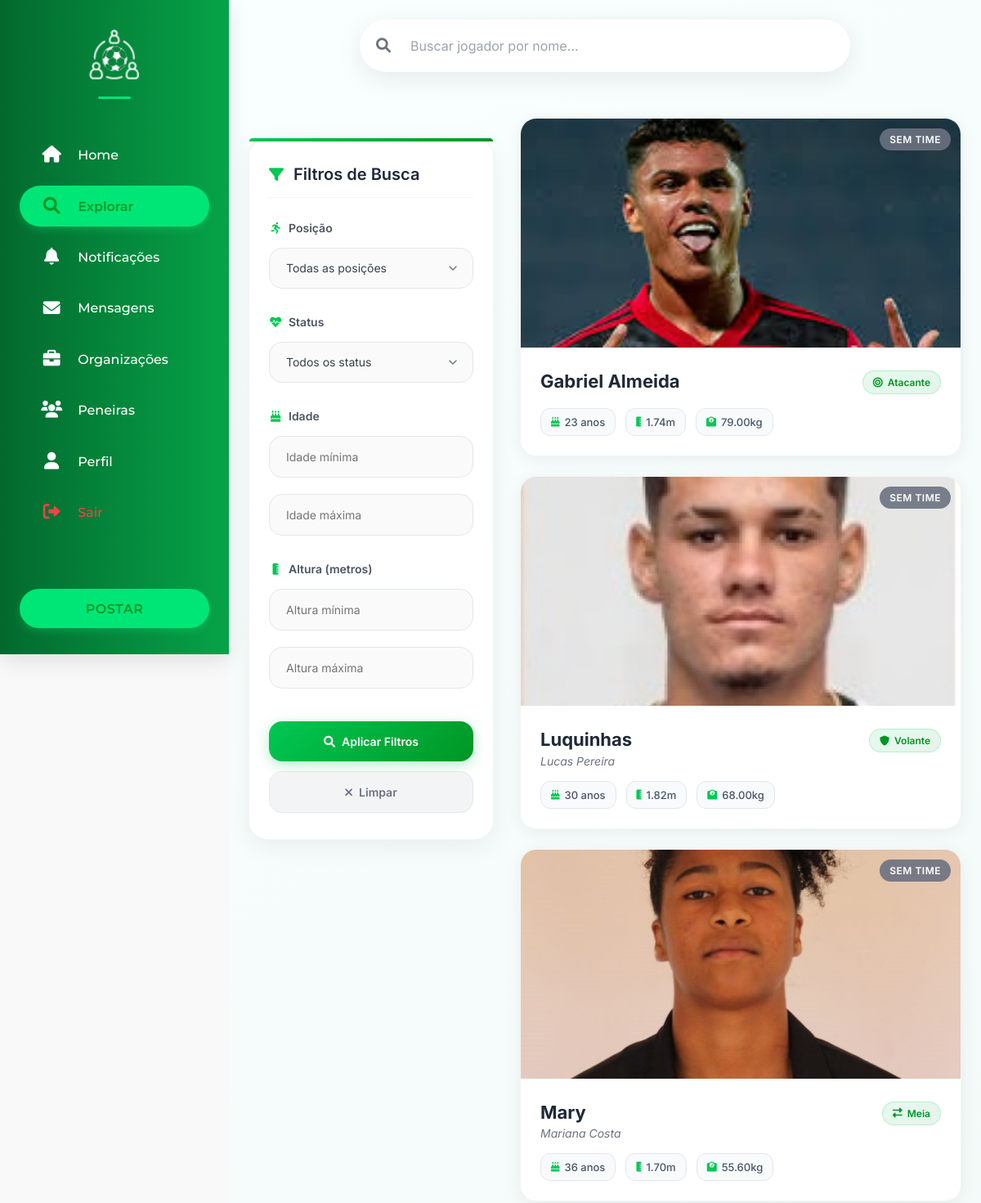
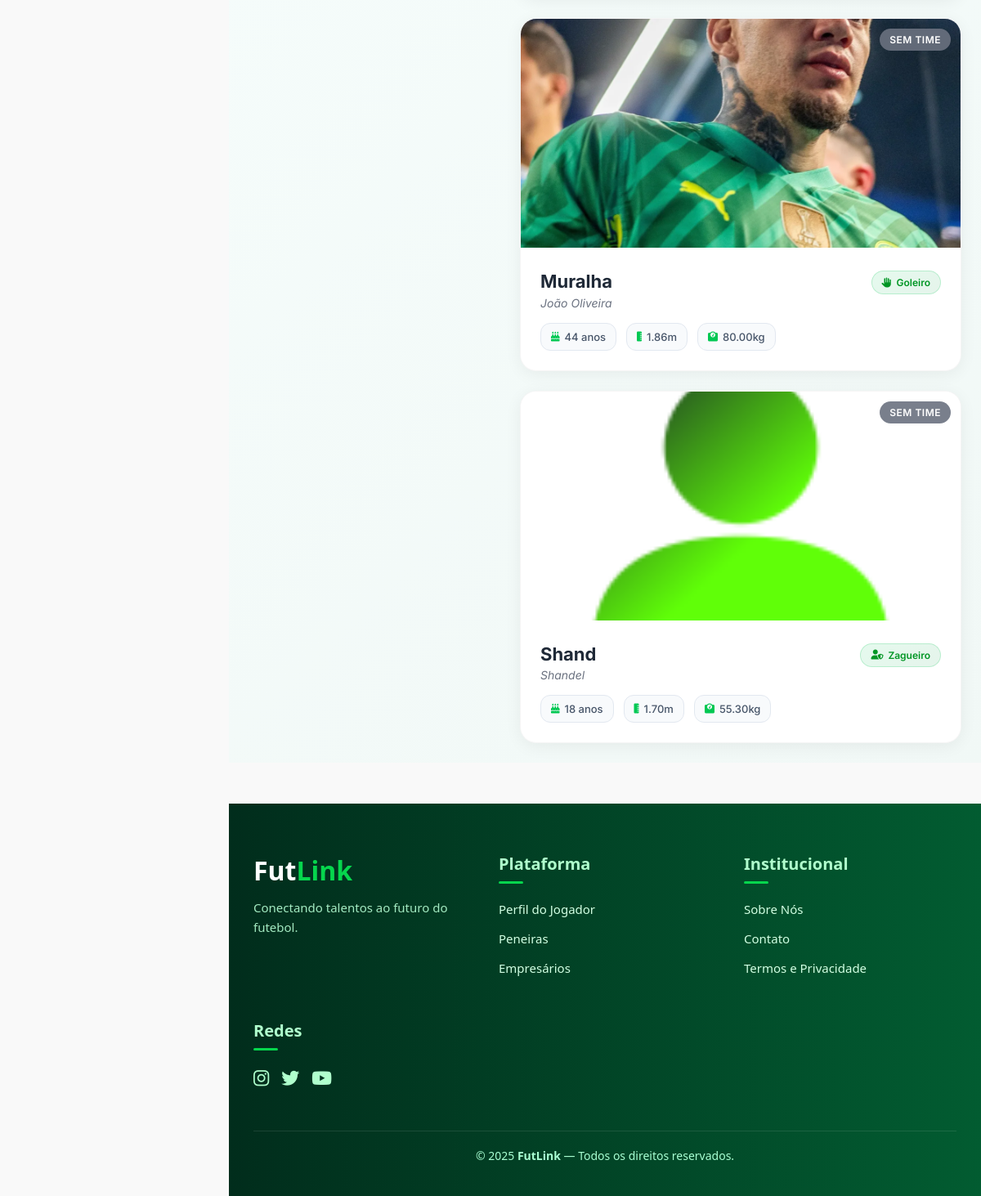
The app's page /app/views/buscaJogadores.php (signed in) with its own data (2 pictures, top to bottom).
### tables this page shows
CREATE TABLE `tbl_jogador` (
  `id_jogador` int(11) NOT NULL,
  `id_user` int(11) NOT NULL,
  `id_time` int(11) DEFAULT NULL,
  `apelido` varchar(250) DEFAULT NULL,
  `altura` decimal(5,2) NOT NULL,
  `peso` decimal(5,2) NOT NULL,
  `posicao` varchar(150) DEFAULT 'Atacante',
  `estiloJogo` varchar(250) NOT NULL,
  `pe_dominante` varchar(100) NOT NULL,
  `descricao` varchar(1000) NOT NULL,
  `data_inicio_time` date DEFAULT NULL,
  `status` enum('sem time','ativo','lesionado','suspenso') DEFAULT 'sem time'
);

CREATE TABLE `tbl_usuarios` (
  `id_user` int(11) NOT NULL,
  `nome` varchar(150) NOT NULL,
  `email` varchar(200) NOT NULL,
  `senha` varchar(150) NOT NULL,
  `data_nasc` date NOT NULL,
  `genero` enum('masculino','feminino','outro','prefiro não dizer') DEFAULT NULL,
  `foto_perfil` varchar(200) DEFAULT NULL,
  `telefone` varchar(15) DEFAULT NULL,
  `bio` text DEFAULT NULL,
  `rede_social` longtext DEFAULT NULL CHECK (json_valid(`rede_social`)),
  `cep` varchar(20) DEFAULT NULL,
  `rua` varchar(100) DEFAULT NULL,
  `bairro` varchar(100) DEFAULT NULL,
  `cidade` varchar(100) DEFAULT NULL,
  `estado` varchar(100) DEFAULT NULL,
  `status` enum('ativo','suspenso','desativado') DEFAULT 'ativo',
  `created_at` datetime DEFAULT current_timestamp(),
  `updated_at` datetime DEFAULT current_timestamp() ON UPDATE current_timestamp()
);

### app/views/buscaJogadores.php (the view, shortened to what this page needs)
<?php
include("../views/topo.php");
include("navbar-social.php");
require("../../config/connect.php");
?>
<link rel="stylesheet" href="../../public/css/buscaJogadores.css">
<link rel="stylesheet" href="https://cdnjs.cloudflare.com/ajax/libs/font-awesome/6.0.0-beta3/css/all.min.css">
<div class="jogadores-page">
    <div class="container">
        <div class="barraPesquisa">
            <div class="pesquisaContainer">
                <form method="GET" action="../controllers/buscaJogadores.act.php">
                    <input type="text" name="apelido" placeholder="Buscar jogador por nome..." />
                    <button type="submit"><i class="fas fa-search"></i></button>
                </form>
            </div>
        </div>
        <div class="filtrosAvancados">
            <h3><i class="fas fa-filter"></i>Filtros de Busca</h3>
            <form method="GET" action="">
                <div class="filter-group">
                    <label class="filter-label">
                        <i class="fas fa-running"></i>
                        Posição
                    </label>
                    <select name="posicao">
                        <option value="">Todas as posições</option>
                    </select>
                </div>
                <div class="filter-group">
                    <label class="filter-label">
                        <i class="fas fa-heartbeat"></i>
                        Status
                    </label>
                    <select name="status">
                        <option value="">Todos os status</option>
                    </select>
                </div>
                <div class="filter-group">
                    <label class="filter-label">
                        <i class="fas fa-birthday-cake"></i>
                        Idade
                    </label>
                    <input type="number" name="idade_min" placeholder="Idade mínima" value="<?= htmlspecialchars($_GET['idade_min'] ?? '') ?>">
                    <input type="number" name="idade_max" placeholder="Idade máxima" value="<?= htmlspecialchars($_GET['idade_max'] ?? '') ?>">
                </div>
                <div class="filter-group">
                    <label class="filter-label">
                        <i class="fas fa-ruler-vertical"></i>
                        Altura (metros)
                    </label>
                    <input type="number" step="0.01" name="altura_min" placeholder="Altura mínima" value="<?= htmlspecialchars($_GET['altura_min'] ?? '') ?>">
                    <input type="number" step="0.01" name="altura_max" placeholder="Altura máxima" value="<?= htmlspecialchars($_GET['altura_max'] ?? '') ?>">
                </div>
                <div class="filter-buttons">
                    <button type="submit">
                        <i class="fas fa-search"></i>
                        Aplicar Filtros
                    </button>
                    <button type="button" onclick="window.location.href=window.location.pathname;">
                        <i class="fas fa-times"></i>
                        Limpar
                    </button>
                </div>
            </form>
        </div>
        <?php
        $where_sql = '';
        $sql = "
            SELECT
                j.apelido,
                u.nome,
                TIMESTAMPDIFF(YEAR, u.data_nasc, CURDATE()) AS idade,
                j.altura,
                j.peso,
                j.posicao,
                j.status,
                u.foto_perfil
            FROM tbl_jogador AS j
            INNER JOIN tbl_usuarios AS u ON j.id_user = u.id_user
            $where_sql
            ORDER BY j.apelido
        ";
        $result = mysqli_query($conn, $sql);
        function getPosicaoIcon($posicao) {
            switch($posicao) {
                case 'Atacante': return 'fas fa-bullseye';
                case 'Meia': return 'fas fa-exchange-alt';
                case 'Volante': return 'fas fa-shield-alt';
                case 'Zagueiro': return 'fas fa-user-shield';
                case 'Goleiro': return 'fas fa-hand-paper';
            }
        }
        function getStatusColor($status) {
            switch($status) {
                default: return 'status-default';
            }
        }
        ?>
        <ul class="jogadores-lista">
            <?php while ($row = mysqli_fetch_assoc($result)): ?>
                <li class="jogador-card" onclick="window.location.href='perfilJogador.php?apelido=<?= urlencode($row['apelido']) ?>'">
                    <div class="card-image-container">
                        <img
                            src="<?= htmlspecialchars($row['foto_perfil'] ?: '../../public/images/profilePhotos/default-player.jpg') ?>"
                            alt="Foto de <?= htmlspecialchars($row['nome']) ?>"
                        >
                        <div class="status-badge <?= getStatusColor($row['status']) ?>">
                            <?= ucfirst($row['status']) ?>
                        </div>
                    </div>
                    <div class="jogador-info">
                        <div class="jogador-header">
                            <div class="jogador-nome-principal">
                                <?php if (!empty($row['apelido'])): ?>
                                    <div class="jogador-apelido"><?= htmlspecialchars($row['apelido']) ?></div>
                                    <div class="jogador-nome-real"><?= htmlspecialchars($row['nome']) ?></div>
                                <?php else: ?>
                                    <div class="jogador-apelido"><?= htmlspecialchars($row['nome']) ?></div>
                                <?php endif; ?>
                            </div>
                            <div class="posicao-badge">
                                <i class="<?= getPosicaoIcon($row['posicao']) ?>"></i>
                                <?= htmlspecialchars($row['posicao']) ?>
                            </div>
                        </div>
                        <div class="jogador-stats">
                            <?php if ($row['idade']): ?>
                                <div class="stat-item">
                                    <i class="fas fa-birthday-cake"></i>
                                    <span><?= $row['idade'] ?> anos</span>
                                </div>
                            <?php endif; ?>
                            <?php if ($row['altura']): ?>
                                <div class="stat-item">
                                    <i class="fas fa-ruler-vertical"></i>
                                    <span><?= number_format($row['altura'], 2) ?>m</span>
                                </div>
                            <?php endif; ?>
                            <?php if ($row['peso']): ?>
                                <div class="stat-item">
                                    <i class="fas fa-weight"></i>
                                    <span><?= $row['peso'] ?>kg</span>
                                </div>
                            <?php endif; ?>
                        </div>
                    </div>
                </li>
            <?php endwhile; ?>
        </ul>
    </div>
</div>
<?php include("footer.php"); ?>

### public/css/root.css (style rules this page uses)
:root { --cor-principal-verde1: #06a348; --cor-secundaria-verde2: #03692e; --font-principal: Arial, Helvetica, sans-serif; --cor-primaria: #EBECEE; --cor-secundaria: #1e1d1d; --cor-purple-light: #6c5fe6; --cor-purple-dark: #0a0320; --cor-green-light: #16db65; --cor-green-dark: #0d2818; --cor-peneira: #012d3a; --fonte-texto: "Roboto", sans-serif; --fonte-texto2: "Arial", sans-serif; --fonte-titulo: "Bebas Neue", sans-serif; --fonte-div: "Raleway", sans-serif; --fonte-titulo-moderna: 'Montserrat', sans-serif; --fonte-apagada-clean: 'Poppins', sans-serif; --verde: #00c853; --verde-claro: #5efc82; --verde-escuro: #009624; --verde-destaque: #00e676; --verde-principal: #034709; --branco: #FFFFFF; --cinza-claro: #f9f9f9; --cinza: #757575; --cinza-escuro: #2d2d2d; --preto: #121212; --gradiente-verde: linear-gradient(135deg, #00c853, #009624); --gradiente-banner: linear-gradient(to right, #03692e, #06a348); --sombra-suave: 0 5px 15px rgba(0, 0, 0, 0.05); --sombra-media: 0 8px 25px rgba(0, 0, 0, 0.1); --sombra-forte: 0 12px 30px rgba(0, 0, 0, 0.15); --borda-radius: 12px; --transicao: all 0.3s ease; --gradiente-navbar: linear-gradient(to right, #03692e, #06a348); }
* { margin: 0; padding: 0; box-sizing: border-box; }

### public/css/navbar-social.css (style rules this page uses)
* { margin: 0; padding: 0; box-sizing: border-box; }

### records on screen
tbl_jogador: id_user.foto_perfil (picture), status "SEM TIME", id_user.nome "Gabriel Almeida", posicao "Atacante", idade "23", altura "1.74", peso "79.00"
tbl_jogador: id_user.foto_perfil (picture), status "SEM TIME", apelido "Luquinhas", id_user.nome "Lucas Pereira", posicao "Volante", idade "30", altura "1.82", peso "68.00"
tbl_jogador: id_user.foto_perfil (picture), status "SEM TIME", apelido "Mary", id_user.nome "Mariana Costa", posicao "Meia", idade "36", altura "1.70", peso "55.60"
tbl_jogador: id_user.foto_perfil (picture), status "SEM TIME", apelido "Muralha", id_user.nome "João Oliveira", posicao "Goleiro", idade "44", altura "1.86", peso "80.00"
tbl_jogador: id_user.foto_perfil (placeholder picture), status "SEM TIME", apelido "Shand", id_user.nome "Shandel", posicao "Zagueiro", idade "18", altura "1.70", peso "55.30"

### other values on screen
$perfil_texto "Perfil"
